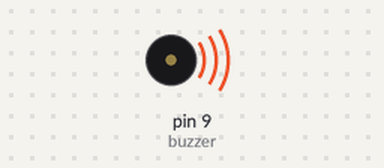
Simulated run of this sketch. Board: Arduino Uno, built with avr-gcc and run on an emulated ATmega328P. Parts: buzzer (waves = sounding).

Above: at 0.2 s.
Timing chart, 0 to 3.0 s (numbered marks = the images above):
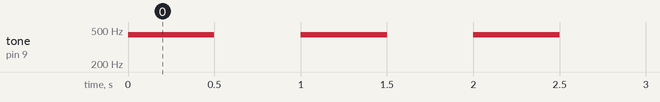

Measured:
- by itself, tone on pin 9 (buzzer): alternates 440 Hz for 0.50 s and silent for 0.50 s

The sketch:

buzzerTest.ino
```cpp
// (licence header left out)
int buzzer = 9;

void setup() {
    pinMode(buzzer, OUTPUT);
}

void loop() {
    tone(buzzer, 440, 500);
    delay(1000);
}
```
